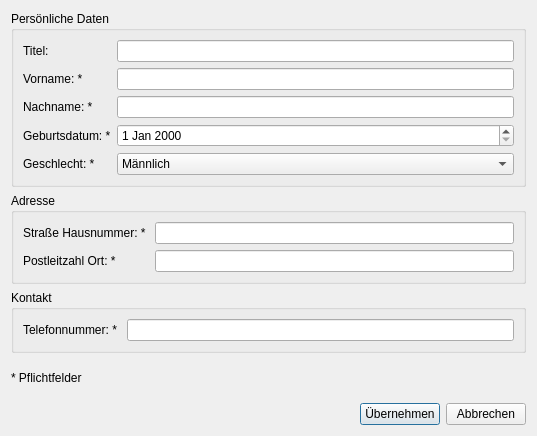
<?xml version="1.0" encoding="UTF-8"?>
<ui version="4.0">
 <class>PatientDialog</class>
 <widget class="QDialog" name="PatientDialog">
  <property name="geometry">
   <rect>
    <x>0</x>
    <y>0</y>
    <width>537</width>
    <height>436</height>
   </rect>
  </property>
  <property name="windowTitle">
   <string>Dialog</string>
  </property>
  <layout class="QVBoxLayout" name="verticalLayout_4">
   <item>
    <widget class="QGroupBox" name="groupBox">
     <property name="title">
      <string>Persönliche Daten </string>
     </property>
     <layout class="QFormLayout" name="formLayout_2">
      <item row="0" column="0">
       <widget class="QLabel" name="label">
        <property name="text">
         <string>Titel:</string>
        </property>
       </widget>
      </item>
      <item row="0" column="1">
       <widget class="QLineEdit" name="lineEditTitel"/>
      </item>
      <item row="1" column="0">
       <widget class="QLabel" name="label_2">
        <property name="text">
         <string>Vorname: *</string>
        </property>
       </widget>
      </item>
      <item row="1" column="1">
       <widget class="QLineEdit" name="lineEditVorname"/>
      </item>
      <item row="2" column="0">
       <widget class="QLabel" name="label_3">
        <property name="text">
         <string>Nachname: *</string>
        </property>
       </widget>
      </item>
      <item row="2" column="1">
       <widget class="QLineEdit" name="lineEditNachname"/>
      </item>
      <item row="3" column="0">
       <widget class="QLabel" name="label_4">
        <property name="text">
         <string>Geburtsdatum: *</string>
        </property>
       </widget>
      </item>
      <item row="3" column="1">
       <widget class="QDateEdit" name="dateEditGeburtsdatum"/>
      </item>
      <item row="4" column="0">
       <widget class="QLabel" name="label_8">
        <property name="text">
         <string>Geschlecht: *</string>
        </property>
       </widget>
      </item>
      <item row="4" column="1">
       <widget class="QComboBox" name="comboBoxGeschlecht">
        <item>
         <property name="text">
          <string>Männlich</string>
         </property>
        </item>
        <item>
         <property name="text">
          <string>Weiblich</string>
         </property>
        </item>
       </widget>
      </item>
     </layout>
    </widget>
   </item>
   <item>
    <widget class="QGroupBox" name="groupBox_2">
     <property name="title">
      <string>Adresse</string>
     </property>
     <layout class="QFormLayout" name="formLayout_3">
      <item row="0" column="0">
       <widget class="QLabel" name="label_5">
        <property name="text">
         <string>Straße Hausnummer: * </string>
        </property>
       </widget>
      </item>
      <item row="0" column="1">
       <widget class="QLineEdit" name="lineEditStrasse"/>
      </item>
      <item row="1" column="0">
       <widget class="QLabel" name="label_6">
        <property name="text">
         <string>Postleitzahl Ort: *</string>
        </property>
       </widget>
      </item>
      <item row="1" column="1">
       <widget class="QLineEdit" name="lineEditPLZOrt"/>
      </item>
     </layout>
    </widget>
   </item>
   <item>
    <widget class="QGroupBox" name="groupBox_3">
     <property name="title">
      <string>Kontakt</string>
     </property>
     <layout class="QFormLayout" name="formLayout">
      <item row="0" column="0">
       <widget class="QLabel" name="label_7">
        <property name="text">
         <string>Telefonnummer: * </string>
        </property>
       </widget>
      </item>
      <item row="0" column="1">
       <widget class="QLineEdit" name="lineEditTelefonnummer"/>
      </item>
     </layout>
    </widget>
   </item>
   <item>
    <widget class="QLabel" name="label_9">
     <property name="text">
      <string>* Pflichtfelder</string>
     </property>
    </widget>
   </item>
   <item>
    <layout class="QHBoxLayout" name="horizontalLayout">
     <item>
      <spacer name="horizontalSpacer">
       <property name="orientation">
        <enum>Qt::Horizontal</enum>
       </property>
       <property name="sizeHint" stdset="0">
        <size>
         <width>40</width>
         <height>20</height>
        </size>
       </property>
      </spacer>
     </item>
     <item>
      <widget class="QPushButton" name="pushButtonOk">
       <property name="text">
        <string>Übernehmen</string>
       </property>
      </widget>
     </item>
     <item>
      <widget class="QPushButton" name="pushButtonCancel">
       <property name="text">
        <string>Abbrechen</string>
       </property>
      </widget>
     </item>
    </layout>
   </item>
  </layout>
 </widget>
 <resources/>
 <connections/>
</ui>
